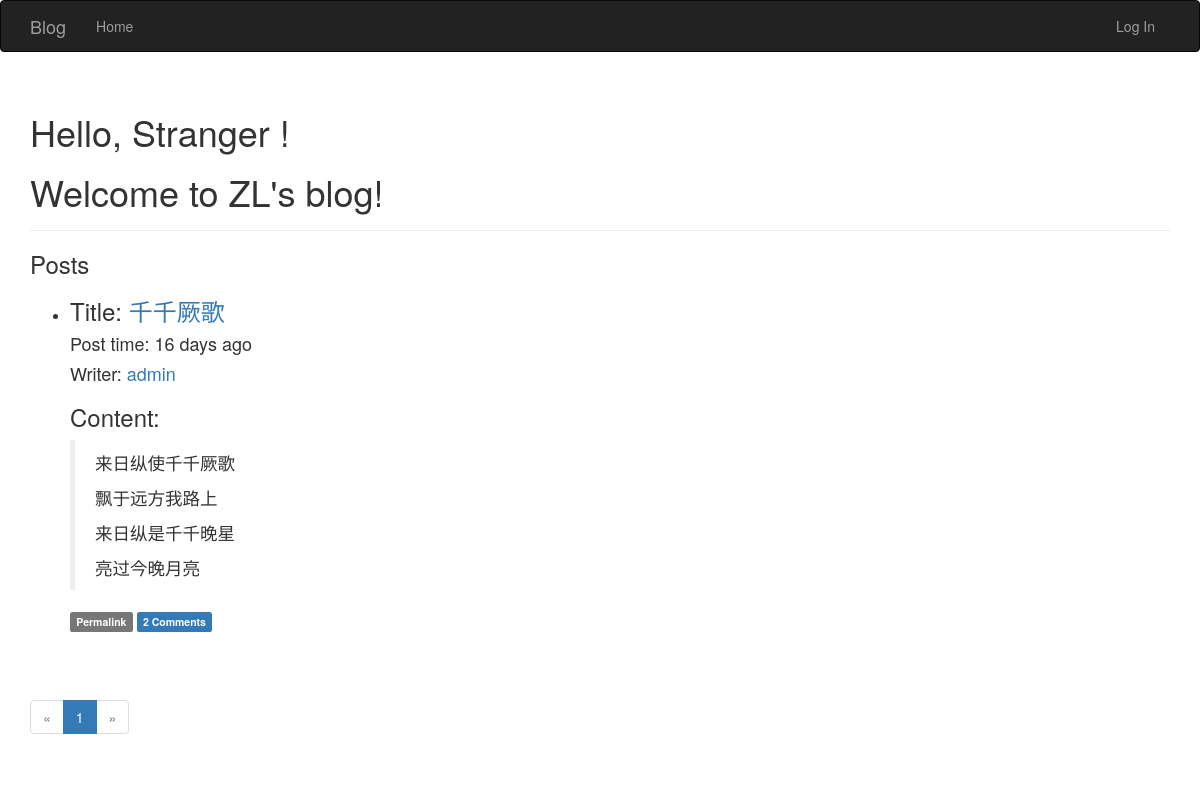
Before: / with the older database file.
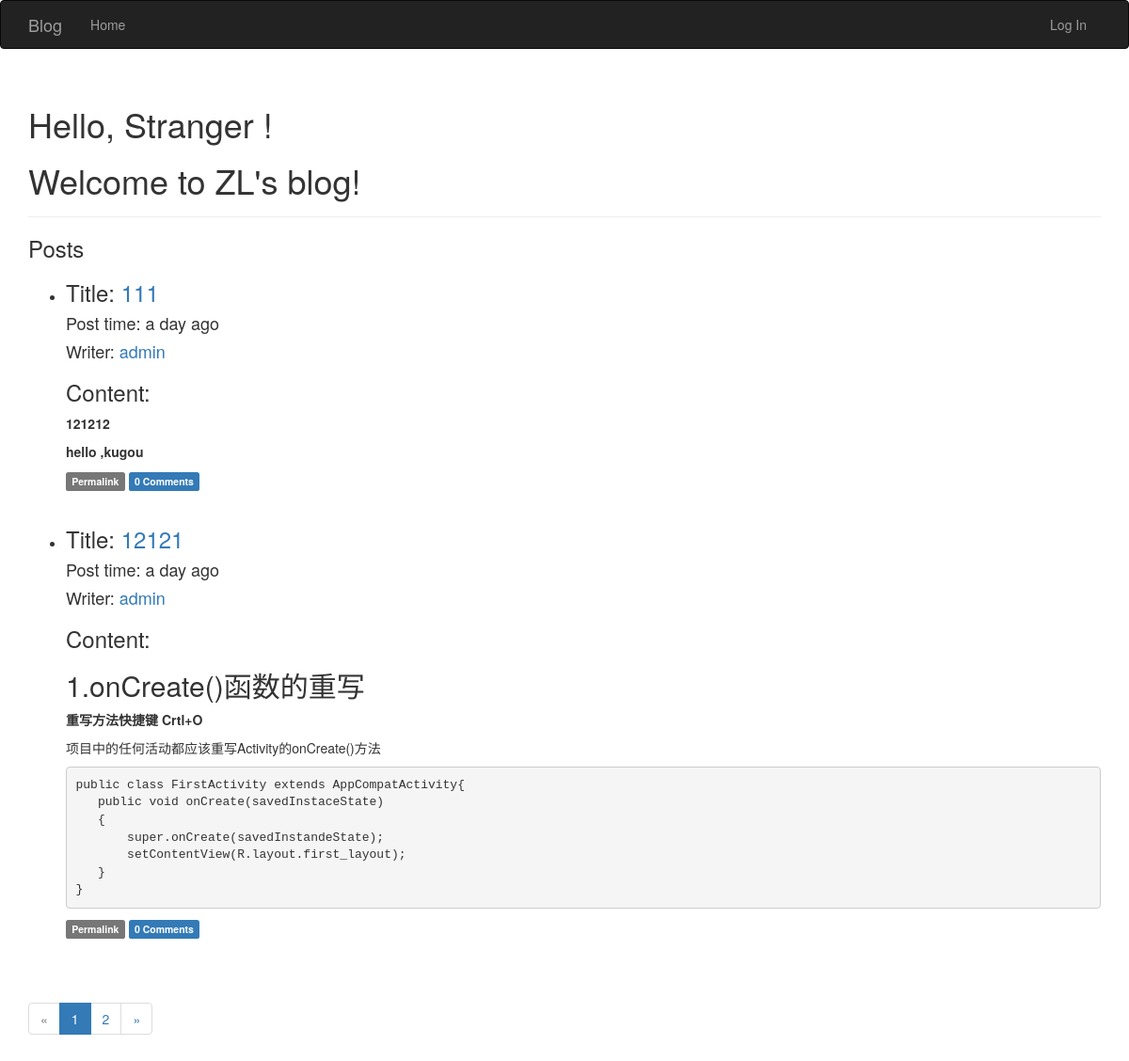
After: the same page with the newer database file.
### app/models.py (models this page shows, shortened)
class Post(db.Model):
    __tablename__ = 'posts'
    id = db.Column(db.Integer, primary_key=True)
    title  = db.Column(db.String, default='this blog')
    body = db.Column(db.Text)
    timestamp = db.Column(db.DateTime, index=True, default=datetime.utcnow)
    author_id = db.Column(db.Integer, db.ForeignKey('users.id'))
    body_html = db.Column(db.Text)#保存转换后markdown文章的html代码
    comments = db.relationship('Comment', backref='post', lazy='dynamic')

class User(UserMixin, db.Model):
    __tablename__ = 'users'
    id = db.Column(db.Integer, primary_key=True)
    username = db.Column(db.String(64), unique=True, index=True)
    role_id = db.Column(db.Integer, db.ForeignKey('roles.id'))
    password_hash = db.Column(db.String(128))
    email = db.Column(db.String(64), unique=True, index=True)
    posts = db.relationship('Post', backref = 'author', lazy = 'dynamic')
    avatar_hash = db.Column(db.String(32))
    name = db.Column(db.String(64))#real name
    location = db.Column(db.String(64))
    about_me = db.Column(db.Text())
    member_since = db.Column(db.DateTime(), default=datetime.utcnow)
    last_seen = db.Column(db.DateTime(), default=datetime.utcnow)
    avatar = db.Column(db.String(128), default=None)
    comments = db.relationship('Comment', backref='author', lazy='dynamic')
    @property
    def password(self):
        raise AttributeError('password is not a readable attribute')

### app/main/views.py (the view)
@main.route('/', methods=['GET','POST'])
def index():
    form = PostForm()
    if current_user.can(PERMISSION.WRITE) and form.validate_on_submit():
        post = Post(title=form.title.data, body=form.body.data, author=current_user._get_current_object())
        db.session.add(post)
        db.session.commit()
        return redirect(url_for('.index'))
    page = request.args.get('page', 1, type=int)
    pagination = Post.query.order_by(Post.timestamp.desc()).paginate(
        page, per_page=current_app.config['FLASKY_POSTS_PER_AGE'],
        error_out=False
    )
    posts = pagination.items
    return render_template('index.html', form=form, posts=posts, pagination=pagination)

### app/auth/views.py (called while the page is built)
@auth.before_app_request
def before_request():
    if current_user.is_authenticated:
        current_user.ping()

### app/main/__init__.py (called while the page is built)
@main.app_context_processor
def inject_permissions():
    return dict(Permission=PERMISSION)

### app/models.py (called while the page is built)
    def can(self, permissions):
        return False

    def is_administrator(self):
        return False

### app/templates/index.html (shortened to what this page needs)
{% extends "base.html" %}
{% import "bootstrap/wtf.html" as wtf %}
{% import "_macros.html" as macros %}
{% block head %}
{{ super() }}
{% endblock %}
{% block page_content %}
<div class="page-header">
    <h1>Hello,
        {% if current_user.is_authenticated %}
        {{ current_user.username }}
        {% else %}
        Stranger
        {% endif %}!
    </h1>
    <h1>Welcome to ZL's blog!</h1>
</div>
<h3>Posts</h3>
{% include '_posts.html' %}
    {% if pagination %}
<div class="pagination">
    {{ macros.pagination_widget(pagination, '.index') }}
</div>
    {% endif %}
{% endblock %}

### app/templates/_posts.html (shortened to what this page needs)
<ul class="posts">
    {% for post in posts %}
    <li class="post">
        <div class="post-title">
            <h3>Title: <a href="{{ url_for('.post', id=post.id) }}">{{ post.title }} </a></h3>
        </div>
        <div class="post-content">
            <div class="post-date"><h4>Post time: {{ moment(post.timestamp).fromNow() }}</h4></div>
            <div class="post-author"><h4>Writer: <a href="{{ url_for('.user', username=post.author.username) }}">{{ post.author.username }}</a></h4></div>
            <div class="post-body"><h3>Content:</h3>
                {% if post.body_html %}
                {{ post.body_html | safe }}
                {% else %}
                {{ post.body }}
                {% endif %}
            </div>
            <div class="post-footer">
                <a href="{{ url_for('.post', id=post.id)}}">
                    <span class="label label-default">Permalink</span>
                    <a href="{{ url_for('.post', id=post.id) }}#comments">
                    <span class="label label-primary">{{ post.comments.count() }} Comments</span>
                    </a>
                </a>
            </div><br>
        </div>
    </li>
    {% endfor %}
</ul>

Changed rows visible on the page:
no longer on this page (row unchanged): Post: title "千千厥歌", timestamp "16 days ago", author.username "admin", body_html "来日纵使千千厥歌 飘于远方我路上 来日纵是千千晚星 亮过今晚月亮", comments.count "2"
added Post: title "111", timestamp "a day ago", author.username "admin", body_html "121212 hello ,kugou", comments.count "0"
added Post: title "12121", timestamp "a day ago", author.username "admin", body_html "1.onCreate()函数的重写 重写方法快捷键 Crtl+O 项目中的任何活动都应该重写Activity的onCreate()方法 public class FirstActivity extends AppCompatActivity{ public void onCreate(savedInstaceState) { super.onCreate(savedInstandeState); setContentView(R.layout.first_layout); } }", comments.count "0"
Other visible differences:
new list line: "2"
